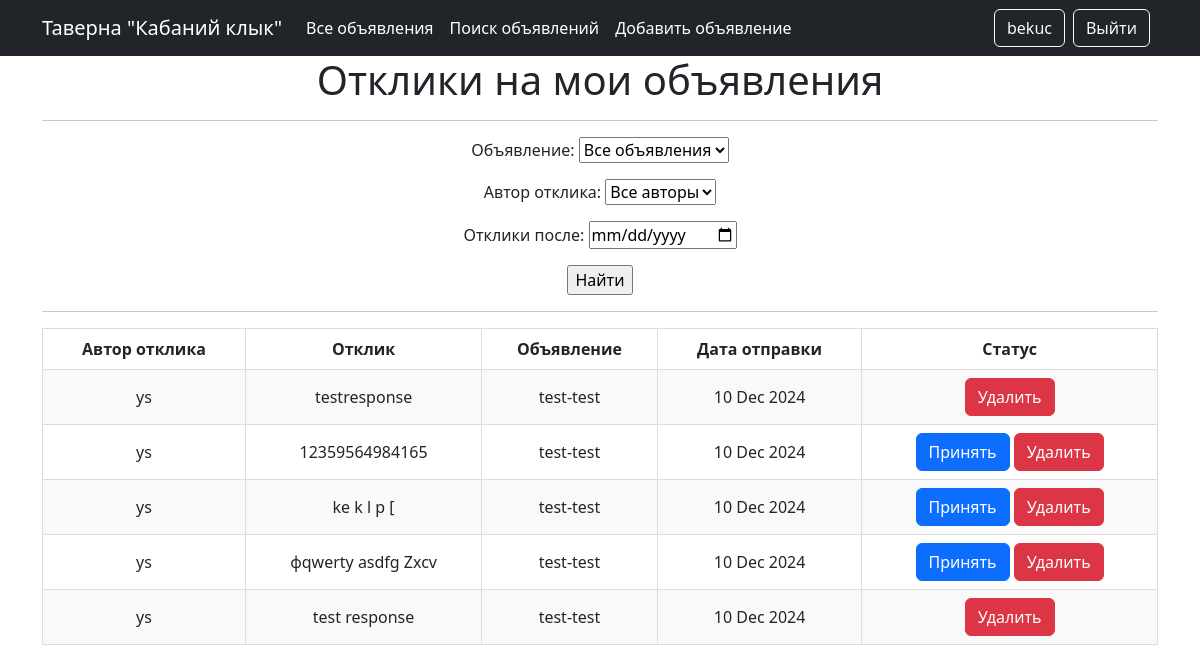
Screenshot of /resp_to_ad/39/ (signed in) with the database file from the repository.
### board/models.py (models this page shows, shortened)
class User(AbstractUser):
    code = models.CharField(max_length=5, blank=True, null=True)

class AdResponse(models.Model):
    user_response = models.ForeignKey(User, on_delete=models.CASCADE)
    ad_response = models.ForeignKey(Ad, on_delete=models.CASCADE)
    content = models.TextField()
    date = models.DateTimeField(auto_now_add=True)
    is_accepted = models.BooleanField(default=False)

class Ad(models.Model):
    ad_user = models.ForeignKey(User, on_delete=models.CASCADE)
    category = models.CharField(max_length=2, choices=extensions.CATEGORY, default=None)
    title = models.CharField(max_length=255)
    text = RichTextUploadingField()
    date = models.DateTimeField(auto_now_add=True, null=True)
    def __str__(self):
        return self.title

### board/views.py (the view)
# urls.py: path('resp_to_ad/<int:pk>/', ResponsesToAdsList.as_view(), name='resp_to_ad'),
class ResponsesToAdsList(LoginRequiredMixin, ListView):
    model = AdResponse
    ordering = '-date'
    template_name = 'response_to_ad.html'
    context_object_name = 'response_to_ad'
    paginate_by = 10
    def get_queryset(self):
        queryset = AdResponse.objects.filter(ad_response__ad_user=self.request.user).order_by('-date')
        self.filterset = ResponseFilter(self.request.GET, queryset)
        return self.filterset.qs
    def get_context_data(self, **kwargs):
        context = super().get_context_data(**kwargs)
        context['filterset'] = self.filterset
        return context

### templates/response_to_ad.html (shortened to what this page needs)
{% extends 'flatpages/default.html' %}
{% load custom_tags %}
{% block content %}
<h1>Отклики на мои объявления</h1>
    <hr>
    <form action="" method="get">
        {{ filterset.form.as_p }}
        <input type="submit" value="Найти" />
    </form>
    <hr>
{% if response_to_ad %}
    <div style="display: flex; justify-content: center; align-items: center;">
        <table>
            <tr>
                <td><b>Автор отклика</b></td>
                <td><b>Отклик</b></td>
                <td><b>Объявление</b></td>
                <td><b>Дата отправки</b></td>
                <td><b>Статус</b></td>
            </tr>
            {% for resp in response_to_ad %}
            <tr>
                <td>{{ resp.user_response }}</td>
                <td>{{ resp.content }}</td>
                <td>{{ resp.ad_response.title }}</td>
                <td>{{ resp.date|date:'d M Y' }}</td>
                <td>{% if resp.is_accepted == False %}
                    <a class="btn btn-primary" href="{% url 'response_accept' resp.id %}" role="button">Принять</a>
                    {% endif %}
                    <a class="btn btn-danger" href="{% url 'resp_delete' resp.id %}" role="button">Удалить</a>
                </td>
            </tr>
            {% endfor %}
        </table>
    {% else %}
        <h3>На ваши объявления пока никто не откликнулся</h3>
    {% endif %}
    </div>
{% endblock content %}

### templates/flatpages/default.html (shortened to what this page needs)
<!DOCTYPE html>
<html lang="en">
    <head>
        {% load static %}
        <link href="{% static 'css/styles.css' %}" rel="stylesheet" />
        <link rel="stylesheet" href="https://cdn.jsdelivr.net/npm/bootstrap-icons@1.11.2/font/bootstrap-icons.min.css">
    </head>
    <body>
        <nav class="navbar navbar-expand-lg navbar-dark bg-dark static-top">
            <div class="container">
                <a class="navbar-brand" href="{% url 'home' %}">Таверна "Кабаний клык"</a>
                <ul class="nav col-12 col-lg-auto me-lg-auto mb-2 justify-content-center mb-md-0 text-center">
                <li><a href="{% url 'home' %}" class="nav-link px-2 text-white">Все объявления</a></li>
                <li><a href="{% url 'search' %}" class="nav-link px-2 text-white">Поиск объявлений</a></li>
                <li><a href="{% url 'ad_create' %}" class="nav-link px-2 text-white">Добавить объявление</a></li>
                </ul>
                <div class="collapse navbar-collapse justify-content-end" id="navbarResponsive">
                    <ul class="navbar-nav">
                        {% if request.user.username %}
                        <li class="nav-item">
                            <a href="{% url 'user_profile' pk=request.user.id %}" class="btn btn-outline-light me-2">{{ request.user.username }}</a>
                        </li>
                        <li class="nav-item">
                            <a href="{% url 'logout' %}" class="btn btn-outline-light me-2">Выйти</a>
                        </li>
                        {% endif %}
                    </ul>
                </div>
            </div>
        </nav>
        <div class="container">
            <div class="row">
                <div class="col-lg-12 text-center">
                    {% block content %}{% endblock content %}
                </div>
            </div>
        </div>
    </body>
</html>

### templates/response_to_ad.html (style rules this page uses)
table { border-collapse: collapse; width: 100%; }
table th, table td { border: 1px solid #ddd; padding: 8px; }
table tr:nth-child(even) { background-color: #f9f9f9; }

### rows the page displays
User: user.username "bekuc"
AdResponse: user_response "ys", content "testresponse", ad_response "test-test", date "10 Dec 2024"
AdResponse: user_response "ys", content "12359564984165", ad_response "test-test", date "10 Dec 2024", is_accepted "Принять"
AdResponse: user_response "ys", content "ke k l p [", ad_response "test-test", date "10 Dec 2024", is_accepted "Принять"
AdResponse: user_response "ys", content "фqwerty asdfg Zxcv", ad_response "test-test", date "10 Dec 2024", is_accepted "Принять"
AdResponse: user_response "ys", content "test response", ad_response "test-test", date "10 Dec 2024"
